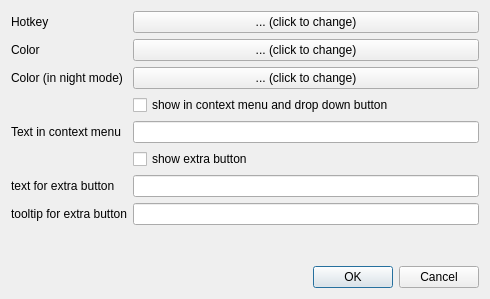
<?xml version="1.0" encoding="UTF-8"?>
<ui version="4.0">
 <class>Dialog</class>
 <widget class="QDialog" name="Dialog">
  <property name="geometry">
   <rect>
    <x>0</x>
    <y>0</y>
    <width>490</width>
    <height>299</height>
   </rect>
  </property>
  <property name="windowTitle">
   <string>Dialog</string>
  </property>
  <layout class="QGridLayout" name="gridLayout">
   <item row="0" column="0">
    <layout class="QFormLayout" name="formLayout">
     <item row="0" column="0">
      <widget class="QLabel" name="label">
       <property name="text">
        <string>Hotkey</string>
       </property>
      </widget>
     </item>
     <item row="0" column="1">
      <widget class="QPushButton" name="pb_hotkeyset">
       <property name="text">
        <string>... (click to change)</string>
       </property>
      </widget>
     </item>
     <item row="1" column="0">
      <widget class="QLabel" name="label_2">
       <property name="text">
        <string>Color</string>
       </property>
      </widget>
     </item>
     <item row="1" column="1">
      <widget class="QPushButton" name="pb_color">
       <property name="text">
        <string>... (click to change)</string>
       </property>
      </widget>
     </item>
     <item row="3" column="0">
      <widget class="QLabel" name="label_3">
       <property name="text">
        <string/>
       </property>
      </widget>
     </item>
     <item row="3" column="1">
      <widget class="QCheckBox" name="cb_contextmenu_show">
       <property name="text">
        <string>show in context menu and drop down button</string>
       </property>
      </widget>
     </item>
     <item row="4" column="0">
      <widget class="QLabel" name="label_4">
       <property name="text">
        <string>Text in context menu</string>
       </property>
      </widget>
     </item>
     <item row="4" column="1">
      <widget class="QLineEdit" name="le_contextmenu_text"/>
     </item>
     <item row="5" column="0">
      <widget class="QLabel" name="label_5">
       <property name="text">
        <string/>
       </property>
      </widget>
     </item>
     <item row="5" column="1">
      <widget class="QCheckBox" name="cb_extrabutton_show">
       <property name="text">
        <string>show extra button</string>
       </property>
      </widget>
     </item>
     <item row="6" column="0">
      <widget class="QLabel" name="label_6">
       <property name="text">
        <string>text for extra button</string>
       </property>
      </widget>
     </item>
     <item row="6" column="1">
      <widget class="QLineEdit" name="le_extrabutton_text"/>
     </item>
     <item row="7" column="0">
      <widget class="QLabel" name="label_7">
       <property name="text">
        <string>tooltip for extra button</string>
       </property>
      </widget>
     </item>
     <item row="7" column="1">
      <widget class="QLineEdit" name="le_tooltip_text"/>
     </item>
     <item row="2" column="1">
      <widget class="QPushButton" name="pb_color_nm">
       <property name="text">
        <string>... (click to change)</string>
       </property>
      </widget>
     </item>
     <item row="2" column="0">
      <widget class="QLabel" name="label_8">
       <property name="text">
        <string>Color (in night mode)</string>
       </property>
      </widget>
     </item>
    </layout>
   </item>
   <item row="1" column="0">
    <widget class="QDialogButtonBox" name="buttonBox">
     <property name="orientation">
      <enum>Qt::Horizontal</enum>
     </property>
     <property name="standardButtons">
      <set>QDialogButtonBox::Cancel|QDialogButtonBox::Ok</set>
     </property>
    </widget>
   </item>
  </layout>
 </widget>
 <resources/>
 <connections>
  <connection>
   <sender>buttonBox</sender>
   <signal>accepted()</signal>
   <receiver>Dialog</receiver>
   <slot>accept()</slot>
   <hints>
    <hint type="sourcelabel">
     <x>248</x>
     <y>254</y>
    </hint>
    <hint type="destinationlabel">
     <x>157</x>
     <y>274</y>
    </hint>
   </hints>
  </connection>
  <connection>
   <sender>buttonBox</sender>
   <signal>rejected()</signal>
   <receiver>Dialog</receiver>
   <slot>reject()</slot>
   <hints>
    <hint type="sourcelabel">
     <x>316</x>
     <y>260</y>
    </hint>
    <hint type="destinationlabel">
     <x>286</x>
     <y>274</y>
    </hint>
   </hints>
  </connection>
 </connections>
</ui>
